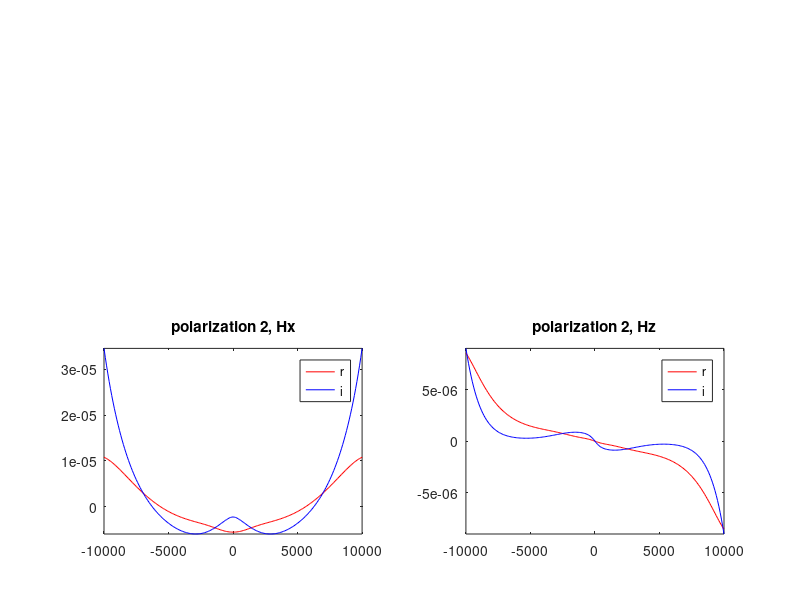

MATLAB code to generate this figure:

d1 = load("fields_1_1.txt");
d2 = load("fields_1_2.txt");

%d3 = load("../data.csv");

d2 = d2(2:end-1, :);

% 500 Hz
%xI = d3(:,27) ;  xQ = d3(:,28);
%zI = d3(:,107) ; zQ = d3(:,108);

% 12 Hz
%xI = d3(:,7) ;  xQ = d3(:,8);
%zI = d3(:,87) ; zQ = d3(:,88);

% 19905 Hz
%xI = d3(:,9) ;  xQ = d3(:,10);
%zI = d3(:,89) ; zQ = d3(:,90);

figure(1)

% subplot(2,2, 1)
% hold off
% plot(d3(:,1), xI, 'r')
% hold on
% plot(d3(:,1), xQ, 'b')
% axis tight
% legend('SCXI','SCXQ')
% 
% 
% subplot(2,2, 2)
% hold off
% plot(d3(:,1), zI, 'r')
% hold on
% plot(d3(:,1), zQ, 'b')
% axis tight
% legend('SCZI','SCZQ')



subplot(2,2, 3)
hold off
plot(d2(:,1), -d2(:,4)+3.3e-4, 'r')
%plot(d2(:,1), -d2(:,4)+0.0001, 'r')

%plot(d2(:,1), -d2(:,4)+3.1e-4, 'r')
hold on
%plot(d2(:,1), -d2(:,5)+0.051, 'b')
%plot(d2(:,1), -d2(:,5)+1.2e-3, 'b')

plot(d2(:,1), -d2(:,5)+1.23e-3, 'b')
%plot(d2(:,1), -d2(:,5)+0.0515, 'b')

legend('r','i')
axis tight
title('polarization 2, Hx')


subplot(2,2, 4)
hold off
plot(d2(:,1), d2(:,8), 'r')
hold on
plot(d2(:,1), d2(:,9), 'b')
legend('r','i')
axis tight
title('polarization 2, Hz')
